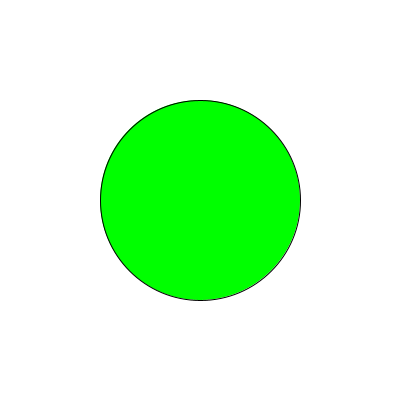
Frame 1 (no input)
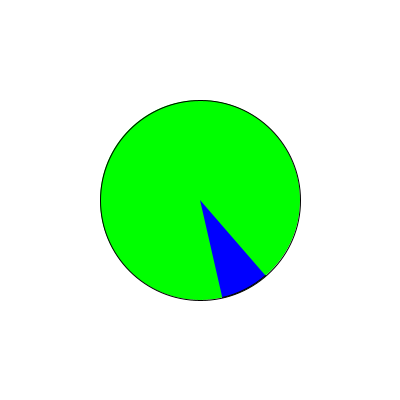
Frame 60 (the mouse pressed at the canvas centre just before this capture)
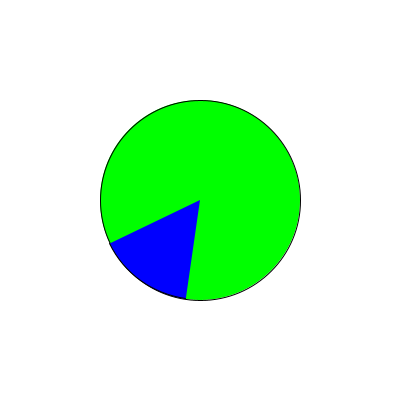
Frame 120 (the mouse held since frame 60 and released just before this capture)

The Processing sketch that drew these frames (run headless with seeded random() and noise(); from frame 60 on, the mouse is pressed at the canvas centre):

// Processing sketch: InsideArc
// ── InsideArc.pde
// Data of arc
int x = 200;
int y = 200;
int d = 200;
float a1 = 0, a2 = 0;

void setup()
{
  size(400, 400);
}

void draw()
{
  background(255);
  if (frameCount % 20 == 0)
  {
    // Every 20 frames, change the angles in opposite directions with different speeds,
    // to make interesting range of angles
    // EDIT: Looks like something is broken (in 1.0.5) as arc() doesn't accept negative
    // angles any longer?
    a1 += PI/11;
    a2 += PI/7; // Was -= (more interesting)
  }
  // Draw the circle base of the arc in green
  fill(#00FF00); ellipse(x, y, d, d);
  if (IsPointInsideArc(mouseX, mouseY, x, y, d, a1, a2))
  {
    // Both conditions (distance and angle) fulfilled: show arc in red
    fill(#FF0000);
  }
  else
  {
    // Not in arc: show it in blue
    fill(#0000FF);
  }
  // Just draw the wanted arc: I use the original angles to ensure the algorithm is sound
  arc(x, y, d, d, a1, a2);
}

// Get any angle, between -infinite and +infinite, and clamp it between 0 and 2*PI
float normalizeAngle(float angle)
{
  // First, limit it between -2*PI and 2*PI, using modulo operator
  float na = angle % (2 * PI);
  // If the result is negative, bring it back to 0, 2*PI interval
  if (na < 0) na = 2*PI + na;
  return na;
}

// Return true if the given point is inside an arc of circle.
// Doesn't work with arc of ellipse...
boolean IsPointInsideArc(float pointX, float pointY,
    float centerX, float centerY, float diameter, float angle1, float angle2)
{
  // Find if the mouse is close enough of center
  boolean nearCenter = sqrt(sq(pointX - centerX) + sq(pointY - centerY)) <= d /2;
  if (!nearCenter)
    return false; // Quick exit...

  // Normalize angles
  float na1 = normalizeAngle(angle1);
  float na2 = normalizeAngle(angle2);
  // Find the angle between the point and the x axis from the center of the circle
  float a = normalizeAngle(atan2(pointY - centerY, pointX - centerX));

  boolean between;
  // First case: small arc, below half of circle
  if (na1 < na2)
  {
    // Just check we are between these two angles
    between = na1 <= a && a <= na2;
  }
  else  // Second case: wide arc, more than half of circle
  {
    // Check we are NOT in the remaining (empty) area...
    between = !(na2 <= a && a <= na1);
  }
  return between;
}
